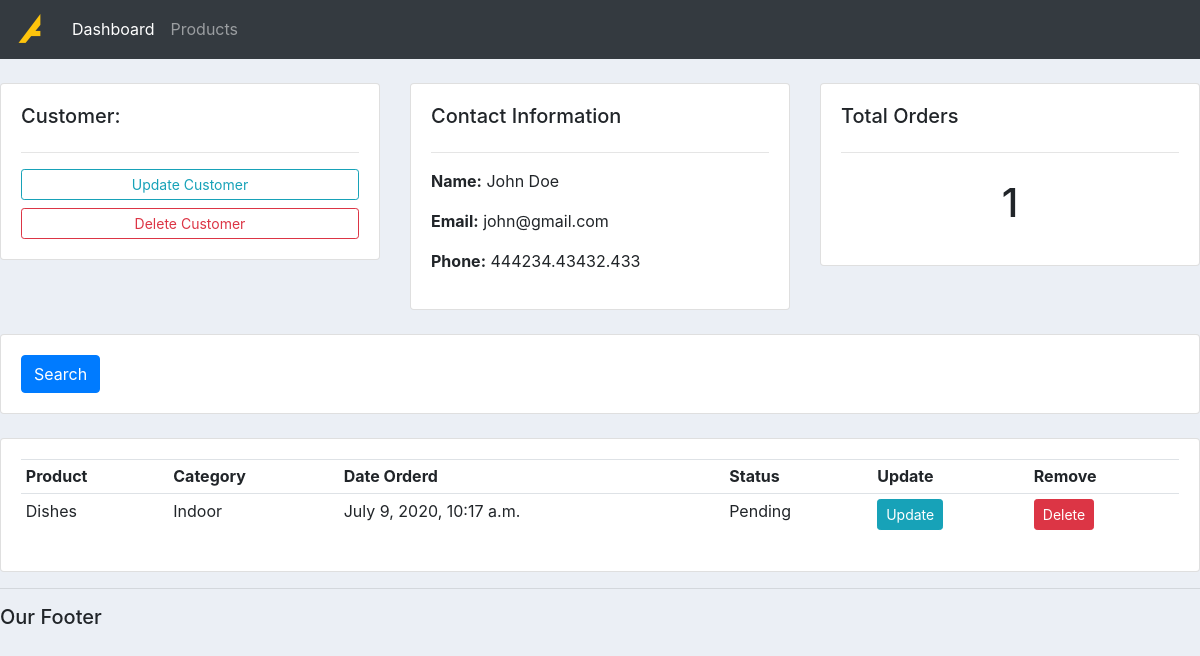
The app's page /customer/1/ with its own data.
### accounts/models.py (models this page shows, shortened)
class Customer(models.Model):
    name            = models.CharField(max_length=200, null = True) # null = True -> if empty so that it doesn't show error
    phone           = models.CharField(max_length=200, null = True)
    email           = models.CharField(max_length=200, null = True)
    date_created    = models.DateTimeField(auto_now_add=True, null = True)

class Order(models.Model):
    STATUS = (
        ('Pending',     'pending'),
        ('Out of Stock','stock finish'),
        ('Delivered',   'delivered'),
    )
    customer    = models.ForeignKey(Customer, null=True, on_delete = models.SET_NULL)
    product     = models.ForeignKey(Product, null = True, on_delete= models.SET_NULL)
    date_created= models.DateTimeField(auto_now_add=True, null=True)
    status      = models.CharField(max_length=200, null = True, choices=STATUS)

class Product(models.Model):
    CATEGORY = (
        ('Indoor', 'Indoor'),
        ('Outdoor', 'Outdoor'),
    )
    name        = models.CharField(max_length=200, null = True)
    price       = models.FloatField(null=True)
    category    = models.CharField(max_length=200, null= True, choices=CATEGORY)
    description = models.CharField(max_length=200, null=True, blank=True)
    date_created= models.DateTimeField(auto_now_add=True, null=True)
    tags        = models.ManyToManyField(Tag)
    def __str__(self):
        return self.name

### accounts/views.py (the view)
# urls.py: path('customer/<str:pk_test>/', views.customer, name="customer")
def customer(request, pk_test):
    customerBasedOnId = Customer.objects.get(id=pk_test)
    ordersByCustomer  = customerBasedOnId.order_set.all()
    numberOfOrders    = ordersByCustomer.count()
    context = {
        'customer'      : customerBasedOnId,
        'orders'        : ordersByCustomer,
        'number_count'  : numberOfOrders
    }
    return render(request, 'accounts/customer.html', context)

### accounts/templates/accounts/customer.html
{% extends 'accounts/main.html' %}
{% block content%}
    <br>
    <div class="row">
        <div class="col-md">
            <div class="card card-body">
                <h5>Customer:</h5>
                <hr>
                <a class="btn btn-outline-info  btn-sm btn-block" href="">Update Customer</a>
                <a class="btn btn-outline-danger  btn-sm btn-block" href="">Delete Customer</a>
            </div>
        </div>
        <div class="col-md">
            <div class="card card-body">
                <h5>Contact Information</h5>
                <hr>
                <p><strong>Name:</strong> {{customer.name}}</p>
                <p><strong>Email:</strong> {{customer.email}}</p>
                <p><strong>Phone:</strong> {{customer.phone}}</p>
            </div>
        </div>
        <div class="col-md">
            <div class="card card-body">
                <h5>Total Orders</h5>
                <hr>
                <h1 style="text-align: center;padding: 10px">{{number_count}}</h1>
            </div>
        </div>
    </div>
    <br>
    <div class="row">
        <div class="col">
            <div class="card card-body">
                <form method="get">
                <button class="btn btn-primary" type="submit">Search</button>
            </form>
            </div>
        </div>
    </div>
    <br>
    <div class="row">
        <div class="col-md">
            <div class="card card-body">
                <table class="table table-sm">
                    <tr>
                        <th>Product</th>
                        <th>Category</th>
                        <th>Date Orderd</th>
                        <th>Status</th>
                        <th>Update</th>
                        <th>Remove</th>
                    </tr>
                    {% for order in orders %}
                        <tr>
                            <td>{{order.product}}</td>
                            <td>{{order.product.category}}</td>
                            <td>{{order.date_created}}</td>
                            <td>{{order.status}}</td>
                            <td><a class="btn btn-sm btn-info" href="">Update</a></td>
                            <td><a class="btn btn-sm btn-danger" href="">Delete</a></td>
                        </tr>
                    {% endfor %}
                </table>
            </div>
        </div>
    </div>
{% endblock %}

### static/css/main.css (style rules this page uses)
body { background-color: #ebeff5; }

### records on screen
Customer: name "John Doe", email "john@gmail.com", phone "444234.43432.433"
Order: product "Dishes", product.category "Indoor", date_created "July 9, 2020, 10:17 a.m.", status "Pending"

### other values on screen
{{ number_count }} "1"
